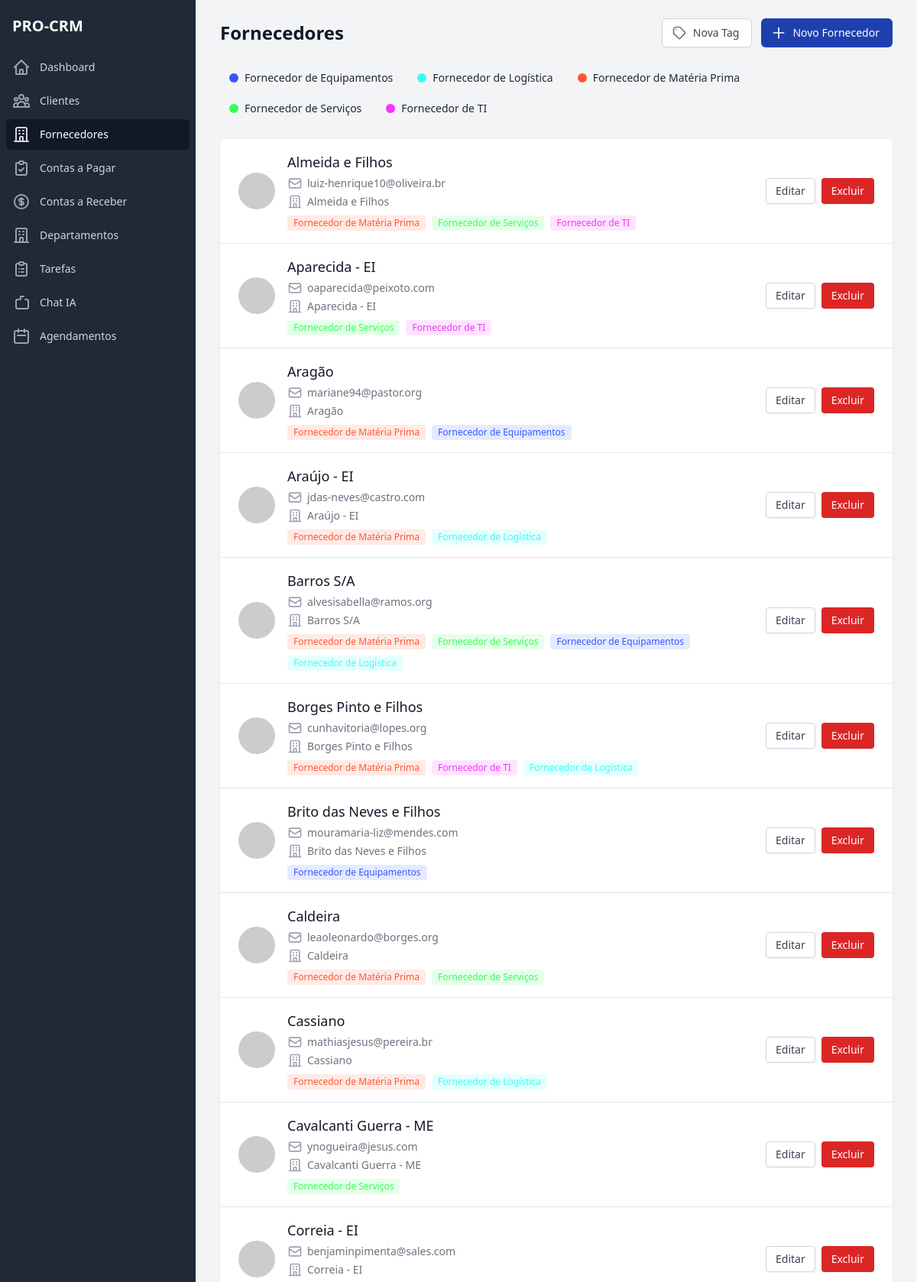
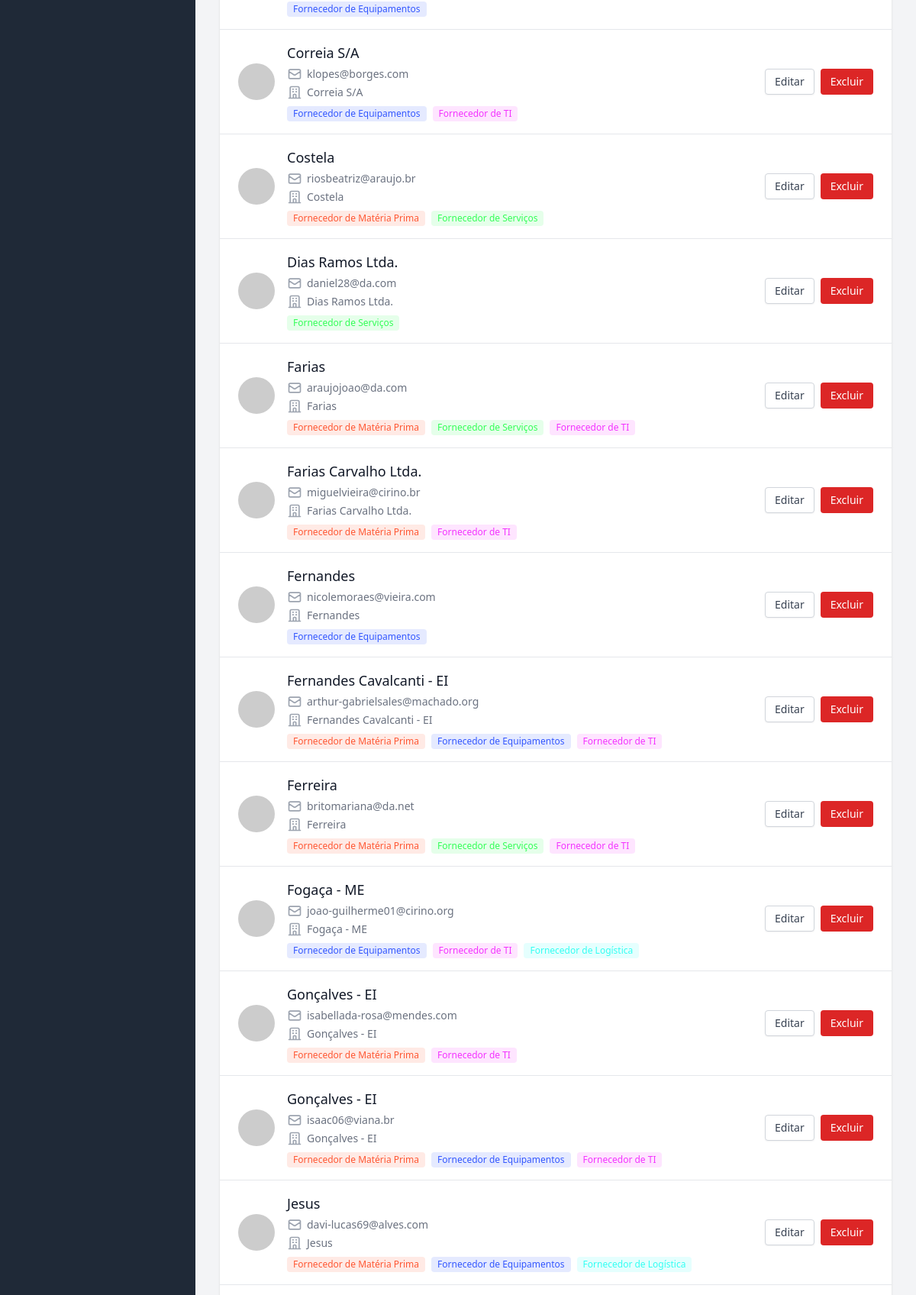
/suppliers/ (signed in, upper part), run on the app's committed database (2 pictures, top to bottom).
### apps/suppliers/models.py (models this page shows, shortened)
class SupplierTag(BaseModel):
    enterprise = models.ForeignKey(Enterprise, on_delete=models.CASCADE, verbose_name='Empresa')
    name = models.CharField(max_length=100, verbose_name='Nome')
    description = models.TextField(blank=True, null=True, verbose_name='Descrição')
    color = models.CharField(max_length=10, verbose_name='Cor')
    is_active = models.BooleanField(default=True, verbose_name='Ativo')

class Supplier(BaseModel):
    name = models.CharField(max_length=100, verbose_name='Nome')
    email = models.EmailField(verbose_name='Email')
    phone = models.CharField(max_length=20, blank=True, null=True, verbose_name='Telefone')
    company = models.CharField(max_length=100, blank=True, null=True, verbose_name='Empresa')
    cnpj = models.CharField(max_length=18, blank=True, null=True, verbose_name='CNPJ')
    address = models.CharField(max_length=255, verbose_name='Endereço')
    notes = models.TextField(blank=True, null=True, verbose_name='Observações')
    is_active = models.BooleanField(default=True, verbose_name='Ativo')
    enterprise = models.ForeignKey(Enterprise, on_delete=models.CASCADE, verbose_name='Empresa')
    tags = models.ManyToManyField(SupplierTag, blank=True, verbose_name='Tags')
    class Meta:
        verbose_name = 'Fornecedor'
        verbose_name_plural = 'Fornecedores'
        ordering = ['name']

### apps/suppliers/views.py (the view)
# urls.py: path('', views.supplier_list, name='list'),
@login_required
def supplier_list(request):
    suppliers = Supplier.objects.filter(enterprise=request.user.enterprise).order_by('name')
    tags = SupplierTag.objects.filter(is_active=True, enterprise=request.user.enterprise).order_by('name')
    selected_tags = request.GET.getlist('tags')
    if selected_tags:
        suppliers = suppliers.filter(tags__id__in=selected_tags).distinct()
    return render(request, 'suppliers/pages/list.html', {
        'suppliers': suppliers,
        'tags': tags
    })

### apps/suppliers/templates/suppliers/pages/list.html (shortened to what this page needs)
{% extends 'base.html' %}
{% load static %}
{% block content %}
<div class="flex h-screen bg-gray-100">
    {% include 'includes/sidebar.html' %}
    <div class="flex-1 flex flex-col overflow-hidden">
        <main class="flex-1 relative overflow-y-auto focus:outline-none">
            <div class="py-6">
                <div class="max-w-7xl mx-auto px-4 sm:px-6 md:px-8">
                    <div class="flex justify-between items-center mb-6">
                        <h1 class="text-2xl font-semibold text-gray-900">Fornecedores</h1>
                        <div class="flex space-x-3">
                            <a href="{% url 'suppliers:tag_create' %}" class="inline-flex items-center px-4 py-2 border border-gray-300 rounded-md shadow-sm text-sm font-medium text-gray-700 bg-white hover:bg-gray-50 focus:outline-none focus:ring-2 focus:ring-offset-2 focus:ring-blue-800">
                                Nova Tag
                            </a>
                            <a href="{% url 'suppliers:create' %}" class="inline-flex items-center px-4 py-2 border border-transparent rounded-md shadow-sm text-sm font-medium text-white bg-blue-800 hover:bg-blue-900 focus:outline-none focus:ring-2 focus:ring-offset-2 focus:ring-blue-800">
                                <svg class="-ml-1 mr-2 h-5 w-5" xmlns="http://www.w3.org/2000/svg" fill="none" viewBox="0 0 24 24" stroke="currentColor">
                                    <path stroke-linecap="round" stroke-linejoin="round" stroke-width="2" d="M12 4v16m8-8H4" />
                                </svg>
                                Novo Fornecedor
                            </a>
                        </div>
                    </div>
                    <div class="mb-6">
                        <form method="GET" class="flex flex-wrap gap-2">
                            {% for tag in tags %}
                            <label class="inline-flex items-center px-3 py-1.5 rounded-full text-sm font-medium cursor-pointer {% if tag.id|stringformat:'i' in request.GET.tags %}bg-blue-100 text-blue-800{% else %}bg-gray-100 text-gray-800 hover:bg-gray-200{% endif %}">
                                <span class="w-3 h-3 rounded-full mr-2" style="background-color: {{ tag.color }}"></span>
                                {{ tag.name }}
                            </label>
                            {% endfor %}
                        </form>
                    </div>
                    <div class="bg-white shadow overflow-hidden sm:rounded-md">
                        <ul class="divide-y divide-gray-200">
                            {% for supplier in suppliers %}
                            <li>
                                <div class="px-4 py-4 sm:px-6">
                                    <div class="flex items-center justify-between">
                                        <div class="flex items-center">
                                            <div class="flex-shrink-0">
                                                <img class="h-12 w-12 rounded-full" src="https://ui-avatars.com/api/?name={{ supplier.name }}&background=1E40AF&color=fff" alt="{{ supplier.name }}">
                                            </div>
                                            <div class="ml-4">
                                                <h2 class="text-lg font-medium text-gray-900">{{ supplier.name }}</h2>
                                                <div class="mt-1 flex items-center text-sm text-gray-500">
                                                    {{ supplier.email }}
                                                </div>
                                                {% if supplier.company %}
                                                <div class="mt-1 flex items-center text-sm text-gray-500">
                                                    {{ supplier.company }}
                                                </div>
                                                {% endif %}
                                                {% if supplier.tags.all %}
                                                <div class="mt-2 flex flex-wrap gap-2">
                                                    {% for tag in supplier.tags.all %}
                                                    <span class="inline-flex items-center px-2 py-0.5 rounded text-xs font-medium" style="background-color: {{ tag.color }}20; color: {{ tag.color }}">
                                                        {{ tag.name }}
                                                    </span>
                                                    {% endfor %}
                                                </div>
                                                {% endif %}
                                            </div>
                                        </div>
                                        <div class="flex space-x-2">
                                            <a href="{% url 'suppliers:edit' supplier.id %}" class="inline-flex items-center px-3 py-1.5 border border-gray-300 shadow-sm text-sm font-medium rounded text-gray-700 bg-white hover:bg-gray-50 focus:outline-none focus:ring-2 focus:ring-offset-2 focus:ring-blue-800">
                                                Editar
                                            </a>
                                            <button onclick="confirmDelete('{{ supplier.id }}')" class="inline-flex items-center px-3 py-1.5 border border-transparent text-sm font-medium rounded text-white bg-red-600 hover:bg-red-700 focus:outline-none focus:ring-2 focus:ring-offset-2 focus:ring-red-500">
                                                Excluir
                                            </button>
                                        </div>
                                    </div>
                                </div>
                            </li>
                            {% empty %}
                            <li class="px-4 py-4 sm:px-6 text-center text-gray-500">
                                Nenhum fornecedor encontrado
                            </li>
                            {% endfor %}
                        </ul>
                    </div>
                </div>
            </div>
        </main>
    </div>
</div>
{% endblock %}

### data on the page
SupplierTag: name "Fornecedor de Equipamentos"
SupplierTag: name "Fornecedor de Logística"
SupplierTag: name "Fornecedor de Matéria Prima"
SupplierTag: name "Fornecedor de Serviços"
SupplierTag: name "Fornecedor de TI"
Supplier: name "Almeida e Filhos", email "luiz-henrique10@oliveira.br", company "Almeida e Filhos"
Supplier: name "Aparecida - EI", email "oaparecida@peixoto.com", company "Aparecida - EI"
Supplier: name "Aragão", email "mariane94@pastor.org", company "Aragão"
Supplier: name "Araújo - EI", email "jdas-neves@castro.com", company "Araújo - EI"
Supplier: name "Barros S/A", email "alvesisabella@ramos.org", company "Barros S/A"
Supplier: name "Borges Pinto e Filhos", email "cunhavitoria@lopes.org", company "Borges Pinto e Filhos"
Supplier: name "Brito das Neves e Filhos", email "mouramaria-liz@mendes.com", company "Brito das Neves e Filhos"
Supplier: name "Caldeira", email "leaoleonardo@borges.org", company "Caldeira"
Supplier: name "Cassiano", email "mathiasjesus@pereira.br", company "Cassiano"
Supplier: name "Cavalcanti Guerra - ME", email "ynogueira@jesus.com", company "Cavalcanti Guerra - ME"
Supplier: name "Correia - EI", email "benjaminpimenta@sales.com", company "Correia - EI"
Supplier: name "Correia S/A", email "klopes@borges.com", company "Correia S/A"
Supplier: name "Costela", email "riosbeatriz@araujo.br", company "Costela"
Supplier: name "Dias Ramos Ltda.", email "daniel28@da.com", company "Dias Ramos Ltda."
Supplier: name "Farias", email "araujojoao@da.com", company "Farias"
Supplier: name "Farias Carvalho Ltda.", email "miguelvieira@cirino.br", company "Farias Carvalho Ltda."
Supplier: name "Fernandes", email "nicolemoraes@vieira.com", company "Fernandes"
Supplier: name "Fernandes Cavalcanti - EI", email "arthur-gabrielsales@machado.org", company "Fernandes Cavalcanti - EI"
Supplier: name "Ferreira", email "britomariana@da.net", company "Ferreira"
Supplier: name "Fogaça - ME", email "joao-guilherme01@cirino.org", company "Fogaça - ME"
Supplier: name "Gonçalves - EI", email "isabellada-rosa@mendes.com", company "Gonçalves - EI"
Supplier: name "Gonçalves - EI", email "isaac06@viana.br", company "Gonçalves - EI"
Supplier: name "Jesus", email "davi-lucas69@alves.com", company "Jesus"
